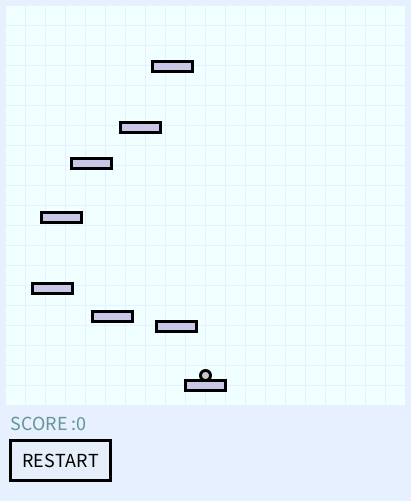
Frame 1 (no input)
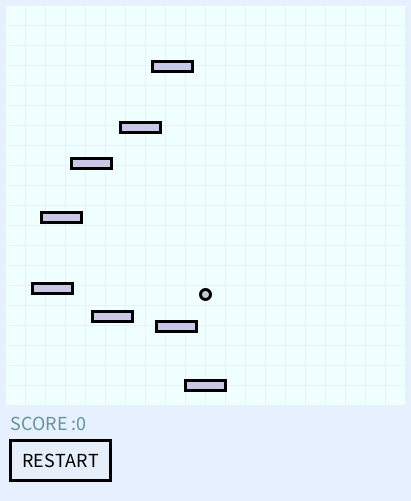
Frame 60 (the mouse pressed at the canvas centre just before this capture)
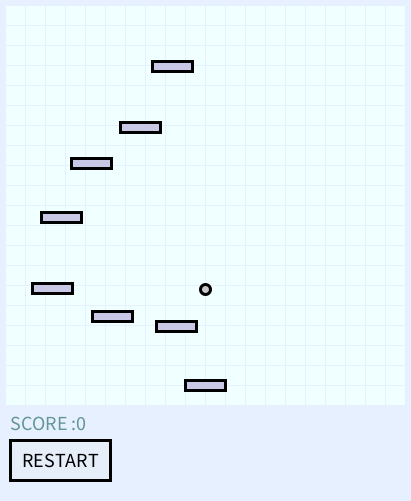
Frame 120 (the mouse held since frame 60 and released just before this capture)

The Processing sketch that drew these frames (run headless with seeded random() and noise(); from frame 60 on, the mouse is pressed at the canvas centre):

// Processing sketch: doodle_demo
// ── doodle_demo.pde
int winwid = 400;
int winhei = 400;
int ground = 250;
Guy g;
Gameboard bd;
Button restart;

void setup(){
    size(411, 501);
    frameRate(120);
    draw_bg();
    restart = new Button(10, winhei + 40, 100, 40);
    restart.set_text("RESTART");
    new_game();
}

void draw(){
    if (restart.on_click()){
        new_game();
    }
    draw_bg();
    if(keyPressed){
        if (keyCode == LEFT){
            g.move(-1);
        }
        if (keyCode == RIGHT){
            g.move(1);
        }
    }
    strokeWeight(3);
    bd.touch(g);
    int score = floor(bd.move_board());
    bd.remove_block();
    //println(f);
    bd.show();
    g.update();
    bd.gen_game(80, 10, 100);
    show_score(score);
    restart.show();
}

void draw_bg(){
    int inix = 5;
    int iniy = 5;
    background(230, 240, 255);
    noStroke();
    fill(240, 255, 255);
    rect(inix, iniy, winwid, winhei);
    stroke(230, 240, 255);
    strokeWeight(1);
    for(int i = iniy; i < winhei; i+=20){
        line(inix, i, inix+winwid, i);
    }
    for(int i = inix; i < winwid; i+=20){
        line(i, iniy, i, iniy+winhei);
    }

}

void show_score(int score){
    textAlign(LEFT, BASELINE);
    textSize(20);
    fill(100, 150, 150);
    text("SCORE :" + score, 10, winhei + 30);
}

void new_game(){
    g = new Guy(205, 380, 0, 400);
    g.set_jumpmax(100);
    bd = new Gameboard(5, 5, winwid, winhei, 205, 380);
    bd.set_bias_speed(g);
    bd.gen_block(0, 0);
    bd.gen_game(80, 10);
}

// ── Block.pde
public class Block{
    float left;
    float y;
    float wid;
    float hei;

    public Block(float left, float y, float wid, float hei){
        this.left = left;
        this.y = y;
        this.wid = wid;
        this.hei = hei;
    }

    public Block(float left, float y, float wid){
        this(left, y, wid, 5);
    }

    public Block(float x, float y){
        this(x - 20, y, 40, 10);
    }

}

// ── Button.pde
public class Button{
    private float x;
    private float y;
    private float wid;
    private float hei;
    private String txt;

    public Button(float x, float y, float wid, float hei){
        this.x = x;
        this.y = y;
        this.wid = wid;
        this.hei = hei;
    }

    public Button(float x, float y){
        this(x, y, 10, 10);
    }

    public void set_pos(float x, float y, float wid, float hei){
        this.x = x;
        this.y = y;
        this.wid = wid;
        this.hei = hei;
    }

    public void set_pos(float x, float y){
        this.x = x;
        this.y = y;
    }

    public void set_size(float wid, float hei){
        this.wid = wid;
        this.hei = hei;
    }

    public void set_text(String str){
        this.txt = str;
    }

    public boolean on_touch(){
        return (    mouseX < x + wid
                &&  mouseX > x
                &&  mouseY < y + hei
                &&  mouseY > y
                );
    }

    public boolean on_click(){
        return (mousePressed && on_touch());
    }

    public void show(){
        if(!on_touch()){
            fill(230, 230, 230, 50);
        }
        else{
            fill(255, 255, 255, 95);
        }
        rect(x, y, wid, hei);
        fill(0);
        textSize(hei/2);
        textAlign(CENTER, BASELINE);
        text(txt, x + wid/2, y + hei * 2/3);
    }


}

// ── Gameboard.pde
import java.util.*;

public class Gameboard{
    private LinkedList<Block> q = new LinkedList<Block>();
    private float bd_LTx;
    private float bd_LTy;
    private float bd_wid;
    private float bd_hei;
    private float zero_x;
    private float zero_y;
    private float bias;

    private float last_y;
    private float bias_speed;
    private float bias_target;

    public Gameboard(float ltx, float lty, float wid, float hei, float zero_x, float zero_y){
        this.bd_LTx = ltx;
        this.bd_LTy = lty;
        this.bd_wid = wid;
        this.bd_hei = hei;
        this.zero_x = zero_x;
        this.zero_y = zero_y;
        this.last_y = -1;
    }

    public void set_bias_speed(Guy g){
        float jmx = g.get_jumpmax();
        float acc = g.get_acc();
        float t = sqrt(2 * jmx / acc);
        bias_speed = jmx / t;
    }


    public void remove_block(){
        float bottom = win2bd_y(bd_LTy + bd_hei);
        while(q.getFirst().y < bottom){
            q.poll();
        }
    }

    public float move_board(){
        if (bias < bias_target){
            bias += bias_speed;
        }
        return bias;
    }

    public void gen_block(float x, float y){
        Block b = new Block(x, y);
        q.add(b);
    }

    public void show(){
        stroke(0);
        for(Block b : q){
            if(b.y < win2bd_y(bd_LTy)){
                show_block(b);
            }
        }
    }

    public void bd_rect(float x, float y, float wid, float hei){
        float rx = bd2win_x(x);
        float ry = bd2win_y(y);
        rect(rx, ry, wid, hei);
    }


    public float touch(Guy g){
        float gy = win2bd_y(g.get_centre_y());
        if(g.get_jump_state() != -1){
            last_y = gy;
            return -1;
        }
        float gx = win2bd_x(g.get_centre_x());
        
        for (Block b : q){
            if(     b.left < gx + g.wid/2 
                &&  b.left + b.wid > gx - g.wid/2
                &&  this.last_y >= b.y 
                &&  gy <= b.y)
            {
                //println("by: " + b.y + ", last_y: " + this.last_y + ", " + "gy: " + gy);
                last_y = gy;
                g.reset_jump(b.y - bias);
                bias_target = b.y;
                return b.y;
            }
        }
        last_y = gy;
        return -1;
    }

    public void gen_game(float dist, int num, float threshold){
        Block b = q.getLast();
        if (b.y < win2bd_y(bd_LTy) + threshold){
            gen_game(dist, num);
        }
    }

    public void gen_game(float dist, int num){
        if (num == 0){
            return;
        }
        Block b = q.getLast();
        float left;
        float y;
        float l_edge = win2bd_x(bd_LTx);
        float r_edge = win2bd_x(bd_LTx + bd_wid);
        float angle;
        float d;

        do{
            angle = random(0, PI);
            d = random(b.wid * 1.5, dist);
            left = b.left + d * cos(angle);
        }while(left < l_edge || left + b.wid > r_edge);
        //println(angle + ", " + d);

        y = b.y + d * sin(angle);
        gen_block(left + b.wid/2, y);
        gen_game(dist, num-1);
    }


    private void show_block(Block b){
        fill(200, 200, 230);
        bd_rect(b.left, b.y, b.wid, b.hei);
    }

    private float win2bd_x(float x){
        return x - this.zero_x;
    }
    private float win2bd_y(float y){
        return this.zero_y + this.bias - y;
    }
    private float bd2win_x(float x){
        return this.zero_x + x;
    }
    private float bd2win_y(float y){
        return this.zero_y + this.bias - y;
    }
}

// ── Guy.pde
public class Guy{

    private float jumpmax;
    private float acc;
    private float x;
    private float y;
    private float ini_x;
    private float ini_y;
    private int jump_state = 1; // '1' for upward, '-1' for downward
    private float speed = 0;
    private int LEFT_EDGE;
    private int RIGHT_EDGE;
    private float wid;
    private float ini_speed;

    public Guy(float x, float y, int left_edge, int right_edge, float wid, float jumpmax, float acc){
        this.x = x;
        this.ini_y = y;
        this.y = 0;
        this.LEFT_EDGE = left_edge;
        this.RIGHT_EDGE = right_edge;
        this.wid = wid;
        this.jumpmax = jumpmax;
        this.acc = acc;
        this.ini_speed = sqrt(2 * jumpmax * acc);
        this.speed = ini_speed;
    }

    public Guy(float x, float y, int left_edge, int right_edge, float wid){
        this(x, y, left_edge, right_edge, 10, 60, 0.1);
    }

    public Guy(float x, float y, int left_edge, int right_edge){
        this(x, y, left_edge, right_edge, 10, 60, 0.1);
    }

    public void set_jumpmax(float jumpmax){
        this.jumpmax = jumpmax;
        this.ini_speed = sqrt(2 * jumpmax * acc);
        this.speed = ini_speed;
    }

    public void set_acc(float acc){
        this.acc = acc;
    }

    public void jump(){
        if(speed < 0){
            jump_state = -1;
        }
        speed -= acc;
        y += speed;
    }

    public void reset_jump(float y){
        jump_state = 1;
        this.y = y;
        speed = (y <= 0) ? sqrt(2 * (jumpmax - y) * acc) : -speed;
    }

    public void move(float dir){
        x += dir;
        if (x < LEFT_EDGE){
            x = RIGHT_EDGE;
        }
        if (x > RIGHT_EDGE){
            x = LEFT_EDGE;
        }
    }

    public void update(){
        jump();
        fill(200);
        stroke(0);
        ellipse(x, trans_pos(y), wid, wid);
    }

    public int get_jump_state(){
        return jump_state;
    }

    public float get_centre_x(){
        return x;
    }

    public float get_centre_y(){
        return trans_pos(y) + wid/2;
    }

    public float get_jumpmax(){
        return jumpmax;
    }

    public float get_acc(){
        return acc;
    }

    private float trans_pos(float y){
        return ini_y - y;
    }
}
